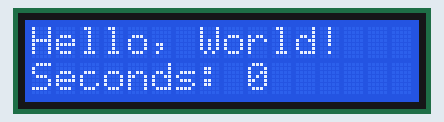
A sketch run on a simulated Arduino Uno, built with avr-gcc and run on an emulated ATmega328P. On the bench: 16×2 character LCD.

Above: at 0.1 s.
At 4.1 s:
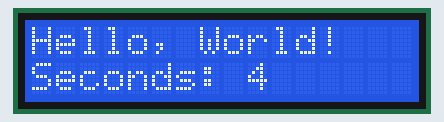
At 9.1 s:
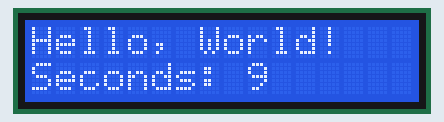
At 19.1 s:
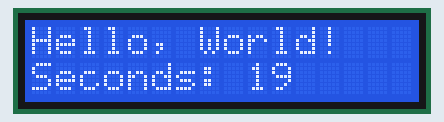
At 28.2 s:
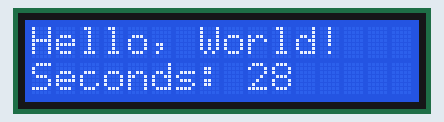
At 38.2 s:
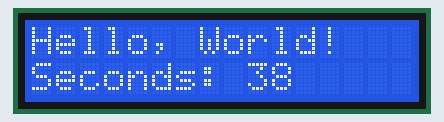

Measured:
- what the display in image 1 shows lasts 1.0 s, from 4.1 s to 5.1 s

The sketch:

LCDDisplay.ino
```cpp
// (licence header left out)
// Include necessary libraries
#include <Arduino.h>
#include <LiquidCrystal.h>

// Initialize the library by specifying the pins for the LCD
const int rs = 12, en = 11, d4 = 5, d5 = 4, d6 = 3, d7 = 2;
LiquidCrystal lcd(rs, en, d4, d5, d6, d7);

// Setup function runs once when you press reset or power the board
void setup() {
  // Set up the LCD's number of columns and rows
  lcd.begin(16, 2);

  // Print a message to the LCD
  lcd.print("Hello, World!");
}

// Loop function runs over and over again forever
void loop() {
  // Set the cursor to column 0, line 1 (second row)
  lcd.setCursor(0, 1);

  // Print the text "Seconds: " followed by the number of seconds since reset
  lcd.print("Seconds: ");
  lcd.print(millis() / 1000);

  // Wait for a second before updating the display
  delay(1000);
}
```
